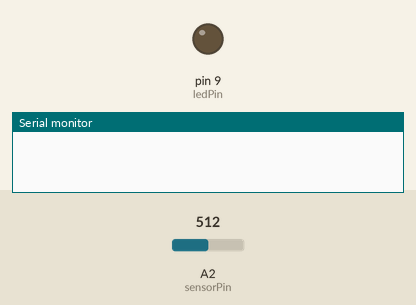
Recording of a sketch running on a simulated Arduino Uno, built with avr-gcc and run on an emulated ATmega328P. Shown: output pins drawn as LEDs (lit = HIGH), the last lines printed to the serial monitor. Inputs (shaded band) come from the test bench; at power-on: A2 (sensorPin) = 512.

Above: at 1.2 s.
1.3 s: A2 (sensorPin) set to 716
At 2.4 s:
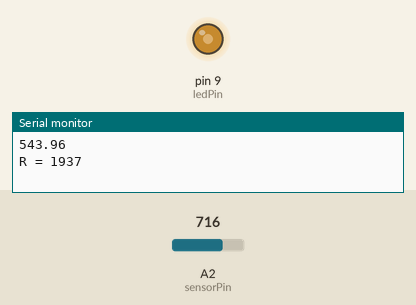
4.3 s: A2 (sensorPin) set to 900
At 6.1 s:
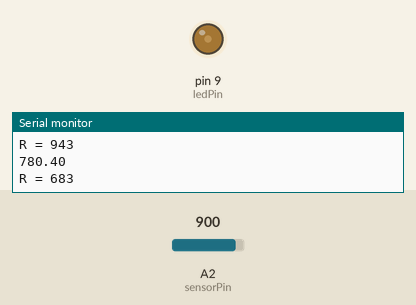
7.3 s: A2 (sensorPin) set to 1023
At 10.1 s:
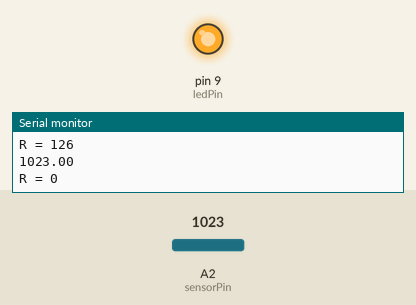
10.3 s: A2 (sensorPin) set to 511
At 13.2 s:
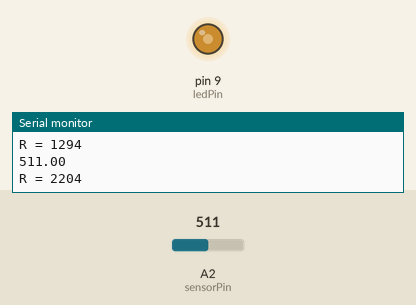
13.3 s: A2 (sensorPin) set to 0
At 16.0 s:
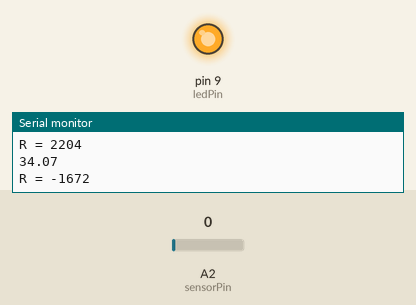
Timing chart, 0 to 17.2 s (numbered marks = the images above; inputs shaded):
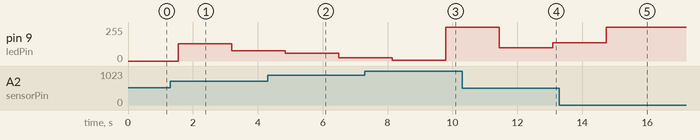

The sketch:

CalculateResistance.ino
```cpp
/*
 Nightlight
 This program illuminates an LED, making it brighter as the room is dimmer
*/


// give names to the pins we use and create variables for room and LED brightness
const int sensorPin = A2;
const int ledPin = 9;
 double roomBrightness;
 int ledBrightness;
 int resistance;
int number = 0;
double sum = 0;
const int resistorValues[8] = {100, 220, 330, 470, 510, 680, 1000, 2000};
const int pieceValues[4] = {0, 22, 100, 220 };

void setup()
{
  // set up the sensor pin as an input and LED pin as an output
  pinMode(sensorPin, INPUT);
  pinMode(ledPin, OUTPUT);
  Serial.begin(9600);
}

int* calculateDifferences( double resistance ){
  double difference = 5373 - resistance;
  static int x[2];


  for( int i = 0; i < 8; i++ ){
    for( int j = 0; j < 4; j++ ){
      double currResistance;
      if( pieceValues[j] == 0 ){
        currResistance = 0;
      }else{
        currResistance = 1 / ((1/(double)resistorValues[i]) + (1/(double)pieceValues[j]));
      }

      double diffy = ( (double)resistorValues[i] - currResistance ) - difference;
      if( diffy <= 10 && diffy >= -10 ){
        x[0] = i;
        x[1] = j;

        return x;
      }
    }
  }
  x[0] = -1;
  x[1] = -1;
  return x;
}


void loop()
{
  // measure the voltage coming from the photoresistor
  // This number can range between 0 (GND) and 1023 (5V)
  sum = 0;
  for( int i = 0; i < 300; i++ ){
    int currReading = analogRead(sensorPin);
    sum += (double)currReading / 100;
    delay(5);
  }

  roomBrightness = (sum / 300) * 100;

  // Mathematically change roomBrightness, which ranges in theory from 0->1023,
  // but in practice from about 100->900, into a value to send to analogWrite.
  // Remember analogWrite uses values from 255->0 (note the reversed range)
  ledBrightness = 255 - ((roomBrightness - 100) / 3.5);
  resistance = ( (2200*1023.) / roomBrightness ) - 2200;
  Serial.println( roomBrightness );
  Serial.print( "R = " );
  double x = ( (2200*1023.) / roomBrightness );
  Serial.println( resistance );

  int* ptr = calculateDifferences( resistance );

  // output this new brightness level to the LED
  analogWrite(ledPin, ledBrightness) ;
  delay( 100 );
}
```

Measured:
- after the input at 1.3 s, pin 9 (ledPin): 0/255 → 128/255 after 0.25 s, → 78/255 1.6 s later
- after the input at 4.3 s, pin 9 (ledPin): 78/255 → 60/255 after 0.55 s, → 26/255 1.6 s later
- after the input at 7.3 s, pin 9 (ledPin): 26/255 → 7/255 after 0.85 s, → 255/255 1.6 s later
- after the input at 10.3 s, pin 9 (ledPin): 255/255 → 99/255 after 1.1 s, → 137/255 1.6 s later
- after the input at 13.3 s, pin 9 (ledPin): 137/255 → 255/255 after 1.4 s
